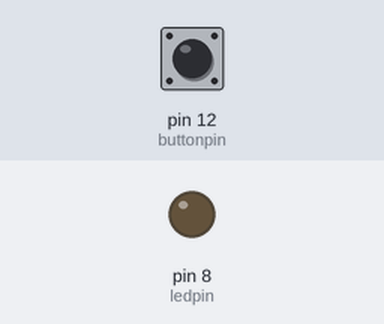
The sketch below on a simulated Arduino Uno, built with avr-gcc and run on an emulated ATmega328P. Parts: output pins drawn as LEDs (lit = HIGH). Inputs (shaded band) come from the test bench; at power-on: pin 12 (buttonpin) LOW.

Above: at 1.2 s.
1.3 s: pin 12 (buttonpin) pulled HIGH for 0.15 s
At 2.2 s:
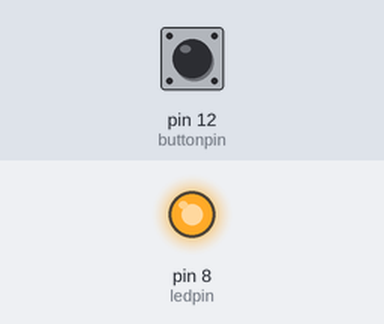
2.9 s: pin 12 (buttonpin) pulled HIGH for 1 s
At 3.4 s:
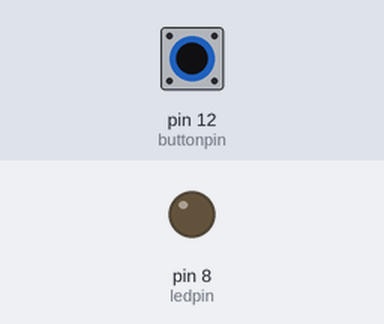
5.4 s: pin 12 (buttonpin) pulled HIGH for 3.2 s
At 6.5 s:
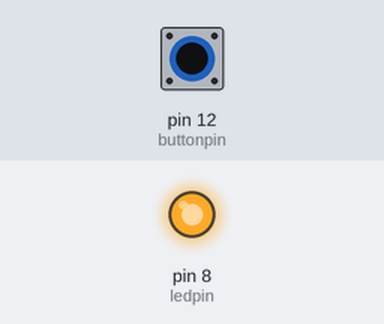
Timing chart, 0 to 8.4 s (numbered marks = the images above; inputs shaded):
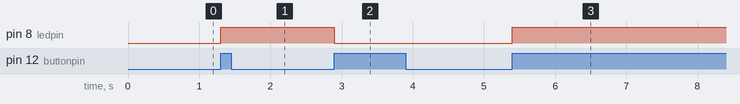

The sketch:

toggleswitch.ino
```cpp
int ledstate=0;
int ledpin=8;
int buttonpin=12;
int dt=100;
int buttonNew;
int buttonOld=1;

void setup() {
  // put your setup code here, to run once:
Serial.begin(9600);
pinMode(ledpin,OUTPUT);
pinMode(buttonpin,INPUT);

}

void loop() {
  // put your main code here, to run repeatedly:
buttonNew=digitalRead(buttonpin);
if(buttonOld==0&&buttonNew==1){
  if(ledstate==0){
    digitalWrite(ledpin,HIGH);
    ledstate=1;
  }
  else {
    digitalWrite(ledpin,LOW);
    ledstate=0;
  }
}
buttonOld=buttonNew;
delay(dt);
}
```

Measured:
- after the input at 1.3 s, pin 8 (ledpin): LOW → HIGH at once
- after the input at 2.9 s, pin 8 (ledpin): HIGH → LOW at once
- after the input at 5.4 s, pin 8 (ledpin): LOW → HIGH at once
